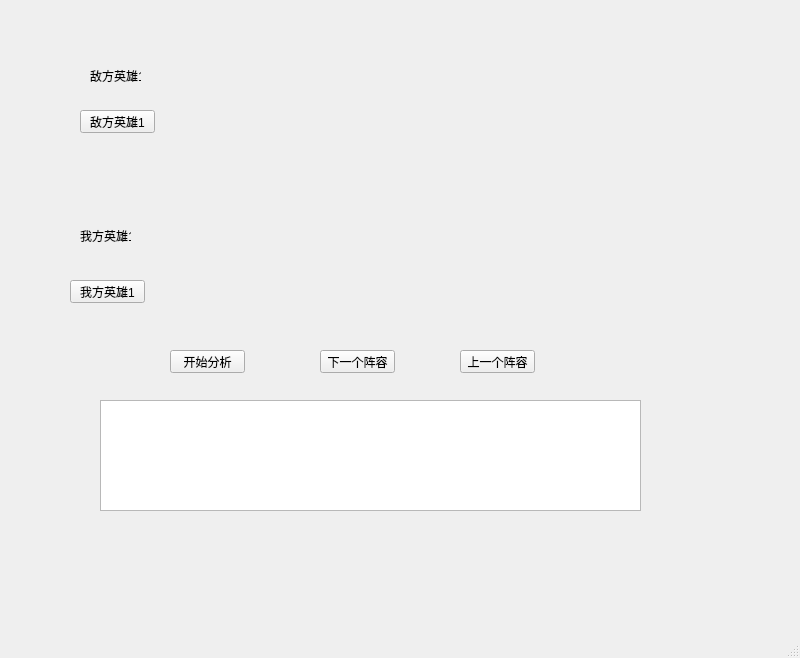
<?xml version="1.0" encoding="UTF-8"?>
<ui version="4.0">
 <class>MainWindow</class>
 <widget class="QMainWindow" name="MainWindow">
  <property name="geometry">
   <rect>
    <x>0</x>
    <y>0</y>
    <width>800</width>
    <height>658</height>
   </rect>
  </property>
  <property name="windowTitle">
   <string>MainWindow</string>
  </property>
  <widget class="QWidget" name="centralwidget">
   <widget class="QPushButton" name="pushButton">
    <property name="geometry">
     <rect>
      <x>80</x>
      <y>110</y>
      <width>75</width>
      <height>23</height>
     </rect>
    </property>
    <property name="text">
     <string>敌方英雄1</string>
    </property>
   </widget>
   <widget class="QPushButton" name="pushButton_6">
    <property name="geometry">
     <rect>
      <x>70</x>
      <y>280</y>
      <width>75</width>
      <height>23</height>
     </rect>
    </property>
    <property name="text">
     <string>我方英雄1</string>
    </property>
   </widget>
   <widget class="QTextBrowser" name="textBrowser">
    <property name="geometry">
     <rect>
      <x>100</x>
      <y>400</y>
      <width>541</width>
      <height>111</height>
     </rect>
    </property>
   </widget>
   <widget class="QPushButton" name="pushButton_11">
    <property name="geometry">
     <rect>
      <x>170</x>
      <y>350</y>
      <width>75</width>
      <height>23</height>
     </rect>
    </property>
    <property name="text">
     <string>开始分析</string>
    </property>
   </widget>
   <widget class="QPushButton" name="pushButton_12">
    <property name="geometry">
     <rect>
      <x>320</x>
      <y>350</y>
      <width>75</width>
      <height>23</height>
     </rect>
    </property>
    <property name="text">
     <string>下一个阵容</string>
    </property>
   </widget>
   <widget class="QPushButton" name="pushButton_13">
    <property name="geometry">
     <rect>
      <x>460</x>
      <y>350</y>
      <width>75</width>
      <height>23</height>
     </rect>
    </property>
    <property name="text">
     <string>上一个阵容</string>
    </property>
   </widget>
   <widget class="QLabel" name="label">
    <property name="geometry">
     <rect>
      <x>90</x>
      <y>50</y>
      <width>51</width>
      <height>51</height>
     </rect>
    </property>
    <property name="text">
     <string>敌方英雄1</string>
    </property>
   </widget>
   <widget class="QLabel" name="label_6">
    <property name="geometry">
     <rect>
      <x>80</x>
      <y>210</y>
      <width>51</width>
      <height>51</height>
     </rect>
    </property>
    <property name="text">
     <string>我方英雄1</string>
    </property>
   </widget>
  </widget>
  <widget class="QMenuBar" name="menubar">
   <property name="geometry">
    <rect>
     <x>0</x>
     <y>0</y>
     <width>800</width>
     <height>22</height>
    </rect>
   </property>
  </widget>
  <widget class="QStatusBar" name="statusbar"/>
 </widget>
 <resources/>
 <connections/>
</ui>
